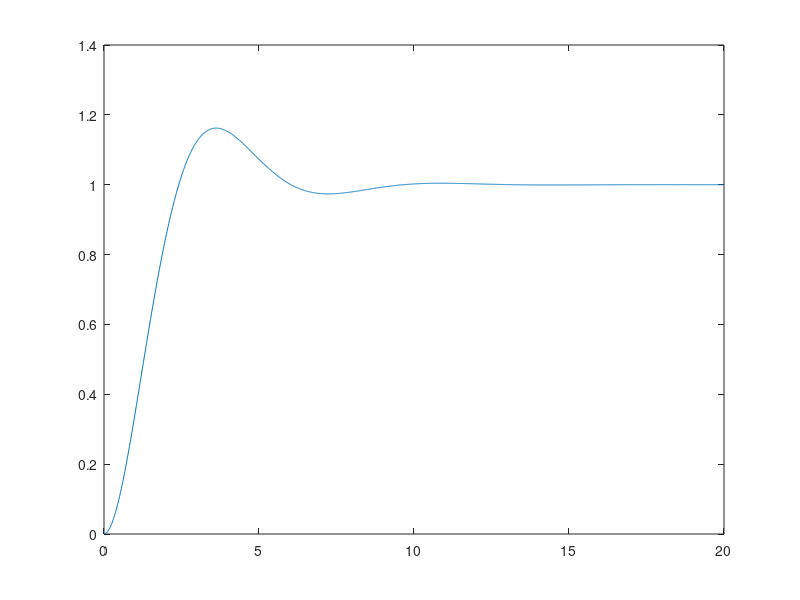

The MATLAB script that drew this image:
% MATLAB script for Illustrative Problem 11, Chapter 7
echo on
num=[0.01 1];
den=[1 1.01 1];
[a,b,c,d]=tf2ss(num,den);
dt=0.01;
u=ones(1,2000);
x=zeros(2,2001);
for i=1:2000
  x(:,i+1)=x(:,i)+dt.*a*x(:,i)+dt.*b*u(i);
  y(i)=c*x(:,i);
  echo off;
end
echo on;
t=[0:dt:20];
plot(t(1:2000),y)
